Frame 1 (no input): blank canvas, image omitted
Frame 60 (the mouse pressed at the canvas centre just before this capture): blank canvas, image omitted
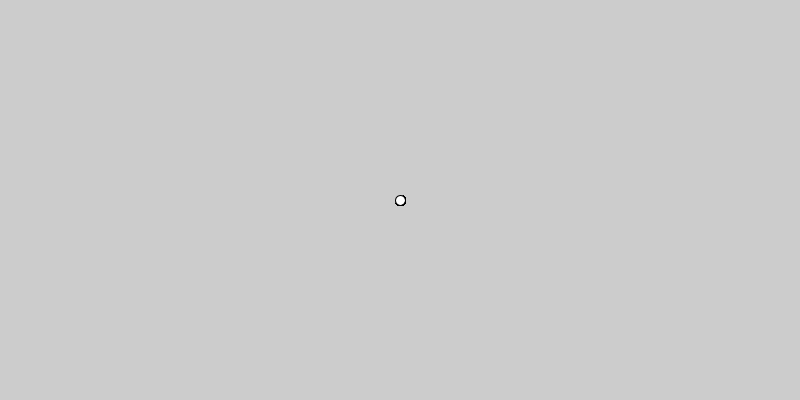
Frame 120 (the mouse held since frame 60 and released just before this capture)

The Processing sketch whose frames 1 and 60 were blank and that drew this single picture after the mouse press (run headless with seeded random() and noise(); from frame 60 on, the mouse is pressed at the canvas centre):

// Processing sketch: p04chooseColors
// ── p04chooseColors.pde
// keyboard interaction

// using 3 keys to set colors: a, b and c.
// note that A, B or C won't work.

void setup() {
  size(800, 400);
}
void draw() {
  if (mousePressed) {
    ellipse(mouseX, mouseY, 10, 10);
    // draw an ellipse mirrored horizontally
    ellipse(width-mouseX, mouseY, 10, 10);    
  }
  
}
void keyPressed() {
  if(key == 'a') {
    fill(255, 0, 0);
  }
  if(key == 'b') {
    fill(0, 255, 0);
  }
  if(key == 'c') {
    fill(0, 0, 255);
  }
}
